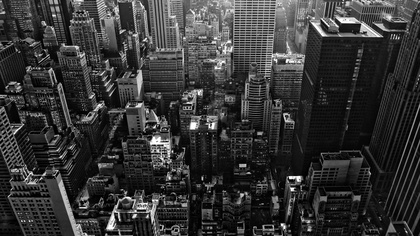
%> input picture SHARPNING FILTER/img.jpg, 420 x 236 px, shrunk from 1920 x 1080 before the run
$ octave Untitled.m   (GNU Octave 9; MATLAB toolbox functions it lacks are replaced by stand-ins)
%> lines starting %> are read from the running program, lines starting %| are printed output that depends on the picture
%Input Image
img=imread('img.jpg');
%> img is the input picture: size 236x420x3 uint8; min 0, max 255, mean 53.8
figure,imshow(img);

%Preallocate the matrices with zeros
I1=img;
I=zeros(size(img));

%Filter Masks
F1=[0 1 0;1 -4 1; 0 1 0];
F2=[1 1 1;1 -8 1; 1 1 1];

%Padarray with zeros
img=padarray(img,[1,1]);
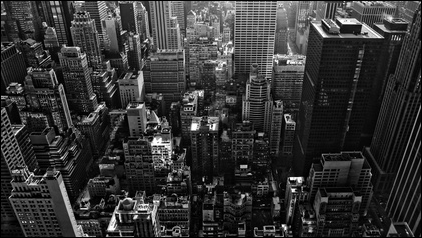
%> img: size 238x422x3 uint8; min 0, max 255, mean 53
img=double(img);
%> img: size 238x422x3 double

%Implementation of the equation in Fig.D
for i=1:size(img,1)-2
	for j=1:size(img,2)-2

    	I(i,j)=sum(sum(F1.*img(i:i+2,j:j+2)));

	end
end
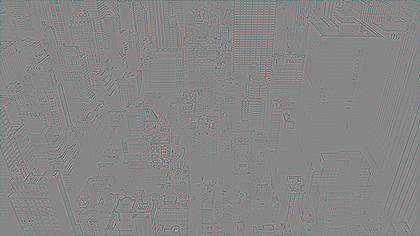
%> I: size 236x420x3 double; mean R, G, B -0.9, 0, 0; drawn with min black and max white

I=uint8(I);
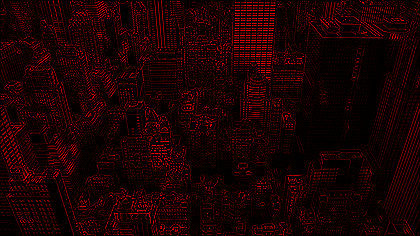
%> I: size 236x420x3 uint8; mean R, G, B 25, 0, 0
figure,imshow(I);title('Filtered Image');

%Sharpenend Image
%Refer Equation in Fig.F
B=I1-I;
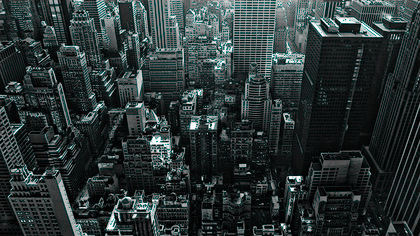
%> B: size 236x420x3 uint8; mean R, G, B 42.6, 53.8, 53.8
figure,imshow(B);title('Sharpened Image');

$ run again, with SHARPNING FILTER/Capture1.PNG saved as SHARPNING FILTER/img.jpg
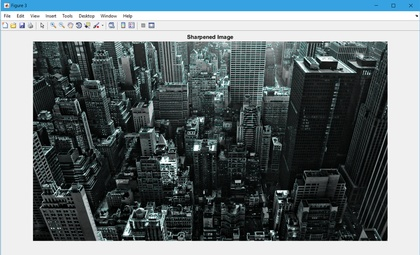
%> input picture SHARPNING FILTER/Capture1.PNG, 420 x 255 px, shrunk from 1422 x 863 before the run
%> img is the input picture: size 255x420x3 uint8; mean R, G, B 103, 113.3, 116.1
%> after the loop `for i=1:size(img,1)-2`:
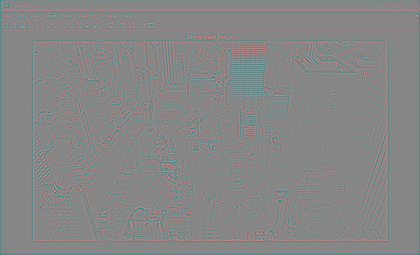
%> I: size 255x420x3 double; mean R, G, B -2.1, 0, 0; drawn with min black and max white
%> `B=I1-I;`:
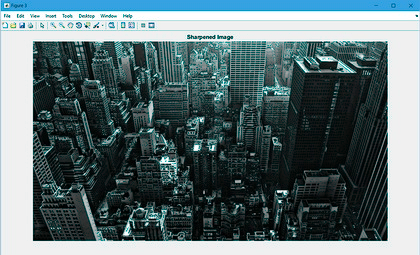
%> B: size 255x420x3 uint8; mean R, G, B 94.6, 113.3, 116.1
